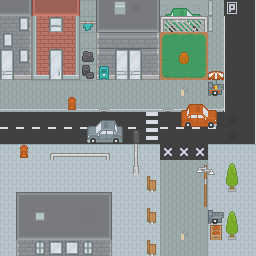

Tiled map render using the project's own tile images. Description and the whole map definition, tile-layer contents included, below:
An orthogonal 16x16 tile map with 16x16 px tiles, 3 tile layers (road, cars, door).

<map version="1.10" tiledversion="1.11.2" orientation="orthogonal" renderorder="right-down" width="16" height="16" tilewidth="16" tileheight="16" infinite="0" nextlayerid="4" nextobjectid="1">
 <tileset firstgid="1" source="rougelike modern city.tsx" />
 <layer id="1" name="road" width="16" height="16">
  <data encoding="csv">
48,47,38,40,39,705,12,15,52,49,892,892,892,742,902,869,
192,193,408,188,409,705,46,48,48,47,892,892,892,742,870,869,
192,193,408,188,409,705,339,340,340,341,926,927,928,742,870,869,
192,193,408,188,409,705,339,340,340,341,963,964,965,742,870,869,
303,304,445,373,446,705,302,303,303,304,1000,1001,1002,742,870,869,
742,742,705,705,705,705,742,742,742,742,742,779,742,742,870,869,
816,816,816,816,816,816,853,816,816,816,853,816,816,817,870,869,
714,714,714,714,714,714,714,714,714,825,714,714,714,714,899,869,
751,751,751,751,751,751,751,751,751,825,751,751,751,751,899,869,
711,711,711,711,711,711,711,711,711,711,900,900,900,711,711,711,
748,748,748,748,748,748,748,748,748,748,741,742,743,748,748,748,
748,748,748,748,748,748,748,748,748,748,741,742,743,748,748,748,
748,748,748,748,748,748,748,748,748,748,741,742,743,748,748,748,
748,748,748,748,748,748,748,748,748,748,741,742,743,748,748,748,
748,748,748,748,748,748,748,748,748,748,741,779,743,748,748,748,
748,748,748,748,748,748,748,748,748,748,741,742,743,748,748,748
</data>
 </layer>
 <layer id="2" name="cars" width="16" height="16">
  <data encoding="csv">
0,0,0,0,0,0,0,0,0,0,627,628,629,0,0,0,
0,0,0,0,0,0,0,0,0,0,664,665,666,0,0,0,
0,0,0,0,0,0,0,0,0,0,0,0,0,0,0,0,
0,0,0,0,0,0,0,0,0,0,0,0,0,0,0,0,
0,0,0,0,0,0,0,0,0,0,0,0,0,554,0,0,
0,0,0,0,0,0,0,0,0,0,0,0,0,588,0,0,
0,0,0,0,0,0,0,0,0,0,0,923,924,925,0,0,
0,0,0,0,0,772,773,774,0,0,0,960,961,962,0,0,
0,0,0,0,0,809,810,811,0,0,0,0,0,0,0,0,
0,0,0,0,0,0,0,0,0,0,0,0,0,0,0,0,
0,0,0,0,0,0,0,0,0,0,0,0,0,0,0,0,
0,0,0,0,0,0,0,0,0,0,0,0,0,0,0,0,
0,9,11,11,11,11,10,0,0,0,0,0,0,0,0,0,
0,12,15,15,15,53,49,0,0,0,0,0,0,0,0,0,
0,46,48,48,48,48,47,0,0,0,0,0,0,0,0,0,
0,191,192,192,192,192,193,0,0,0,0,0,0,0,0,0
</data>
 </layer>
 <layer id="3" name="door" width="16" height="16">
  <data encoding="csv">
0,0,0,0,0,0,0,617,0,0,0,0,0,740,0,0,
0,692,0,804,0,487,0,0,0,0,719,720,723,740,0,0,
692,0,0,0,0,0,0,0,0,0,0,0,0,0,0,0,
913,692,0,802,0,494,0,912,913,0,0,514,0,0,0,0,
950,0,0,839,0,533,605,949,950,0,0,0,0,0,0,0,
0,0,0,0,0,0,0,0,0,0,0,0,0,0,0,0,
0,0,0,0,534,0,0,0,0,0,0,0,0,0,0,0,
0,0,0,0,0,0,0,0,0,0,0,0,0,0,0,0,
0,0,0,0,0,0,0,0,559,0,0,0,0,0,0,0,
0,534,0,523,562,562,526,0,635,0,0,0,0,0,0,0,
0,0,0,0,0,0,0,0,672,0,0,0,602,603,402,0,
0,0,0,0,0,0,0,0,0,537,0,0,637,0,476,0,
0,0,0,0,0,0,0,0,0,0,0,0,674,0,0,0,
0,0,544,0,0,0,0,0,0,537,0,0,0,587,402,0,
0,0,0,0,0,0,0,0,0,0,0,0,0,677,476,0,
0,0,767,694,694,767,0,0,0,537,0,0,0,0,0,0
</data>
 </layer>
</map>
